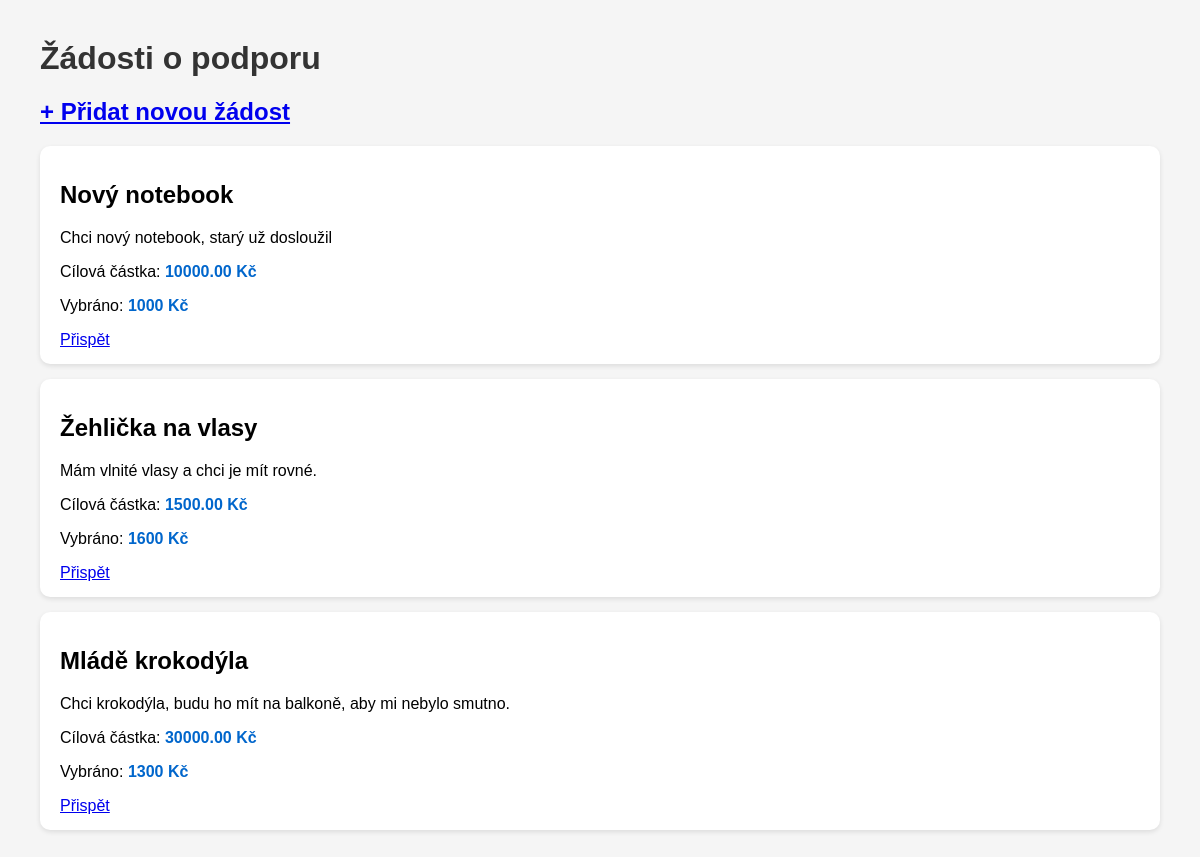
Before: /microfund/ with the older database file.
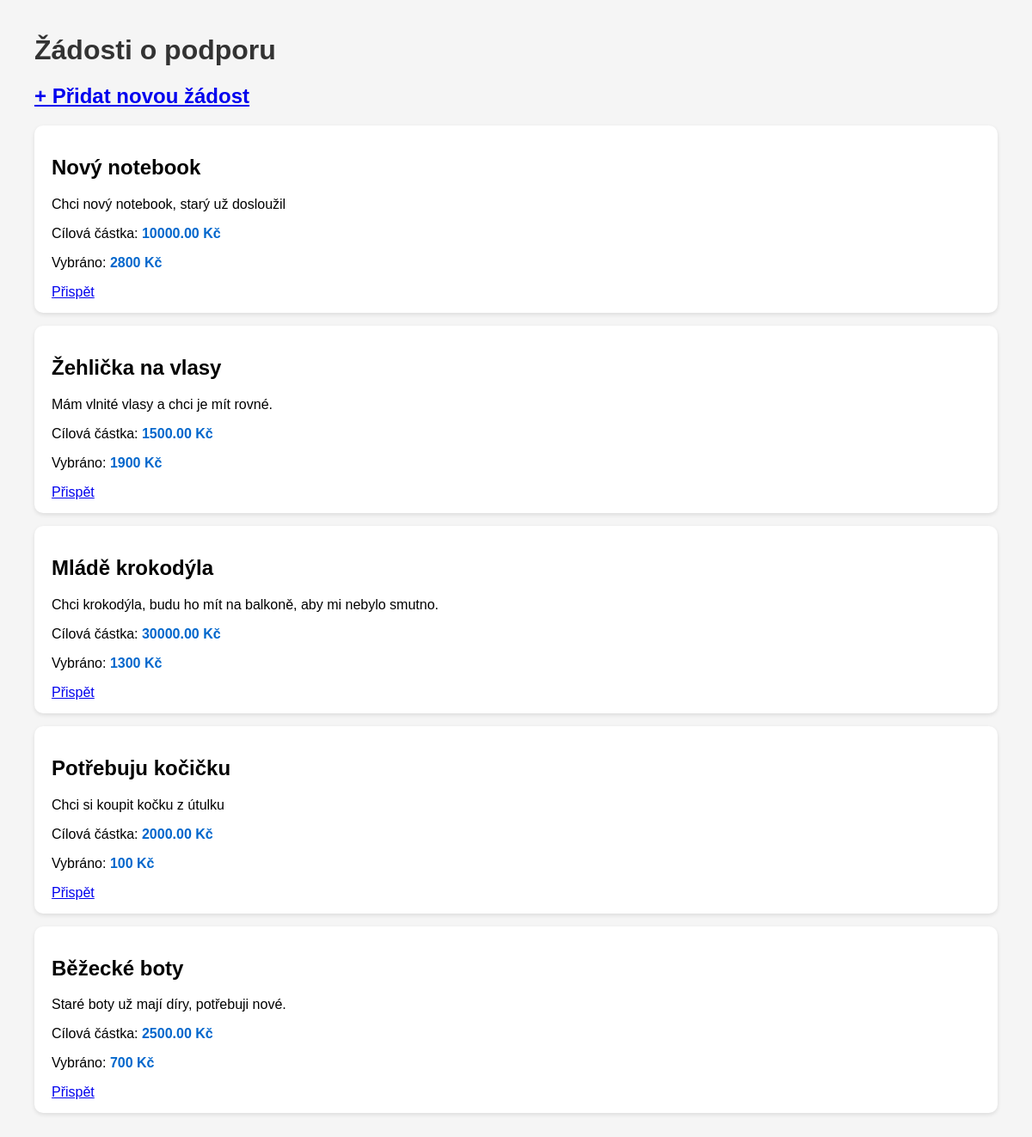
After: the same page with the newer database file.
### microfund/models.py (models this page shows)
class Request(models.Model):
    name = models.CharField(max_length=200)
    description = models.CharField(max_length=1000)
    status = models.CharField(max_length=50)
    cash_amount = models.DecimalField(max_digits=10, decimal_places=2)
    donor_amount = models.IntegerField(default=0)
    time_of_creation = models.DateTimeField(auto_now_add=True)
    time_to_end = models.DateTimeField(null=True, blank=True)
    student = models.ForeignKey("Student", on_delete=models.CASCADE)
    donor = models.ForeignKey("Donor", on_delete=models.SET_NULL, null=True, blank=True)

### microfund/views.py (the view)
# urls.py: path("", views.dashboard_view, name="dashboard"),
def dashboard_view(request):
    requests = Request.objects.all()
    return render(request, "microfund/dashboard.html", {"requests": requests} )

### microfund/templates/microfund/dashboard.html (shortened to what this page needs)
<!DOCTYPE html>
<html lang="cs">
<head>
</head>
<body>
    <h1>Žádosti o podporu</h1>
    <h2><a href="{% url 'add_request' %}">+ Přidat novou žádost</a></h2>
    {% for req in requests %}
        <div class="request">
            <h2>{{ req.name }}</h2>
            <p>{{ req.description }}</p>
            <p>Cílová částka: <span class="amount">{{ req.cash_amount }} Kč</span></p>
            <p>Vybráno: <span class="amount">{{ req.donor_amount }} Kč</span></p>
            <a href="{% url 'donate' req.id %}">Přispět</a>
        </div>
    {% empty %}
        <p>Zatím tu nejsou žádné žádosti.</p>
    {% endfor %}
</body>
</html>

### microfund/templates/microfund/dashboard.html (style rules this page uses)
body { font-family: Arial, sans-serif; margin: 40px; background-color: #f5f5f5; }
h1 { color: #333 }
.request { background: white; border-radius: 10px; padding: 15px 20px; margin-bottom: 15px; box-shadow: 0 2px 5px rgba(0,0,0,0.1); }
.amount { font-weight: bold; color: #0066cc }

Changed rows visible on the page:
changed Request "Nový notebook": donor_amount "1000" → "2800"
changed Request "Žehlička na vlasy": donor_amount "1600" → "1900"
added Request: name "Potřebuju kočičku", description "Chci si koupit kočku z útulku", cash_amount "2000.00", donor_amount "100"
added Request: name "Běžecké boty", description "Staré boty už mají díry, potřebuji nové.", cash_amount "2500.00", donor_amount "700"
